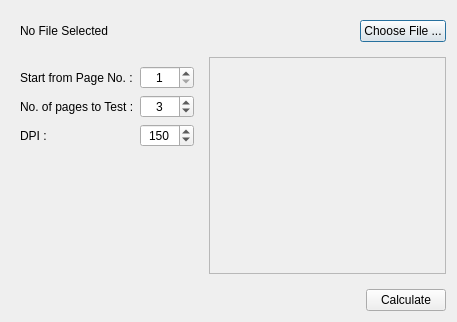
<?xml version="1.0" encoding="UTF-8"?>
<ui version="4.0">
 <class>MainWindow</class>
 <widget class="QDialog" name="MainWindow">
  <property name="geometry">
   <rect>
    <x>0</x>
    <y>0</y>
    <width>457</width>
    <height>322</height>
   </rect>
  </property>
  <property name="windowTitle">
   <string>Ink Coverage Calculator</string>
  </property>
  <layout class="QGridLayout" name="gridLayout">
   <item row="2" column="0">
    <widget class="QWidget" name="widget" native="true">
     <layout class="QGridLayout" name="gridLayout_2">
      <item row="0" column="0">
       <widget class="QLabel" name="label_5">
        <property name="text">
         <string>Start from Page No. :</string>
        </property>
       </widget>
      </item>
      <item row="2" column="1">
       <widget class="QSpinBox" name="dpiBox">
        <property name="alignment">
         <set>Qt::AlignCenter</set>
        </property>
        <property name="minimum">
         <number>100</number>
        </property>
        <property name="maximum">
         <number>300</number>
        </property>
        <property name="singleStep">
         <number>25</number>
        </property>
        <property name="value">
         <number>150</number>
        </property>
       </widget>
      </item>
      <item row="2" column="0">
       <widget class="QLabel" name="label_3">
        <property name="text">
         <string>DPI :</string>
        </property>
       </widget>
      </item>
      <item row="3" column="0">
       <spacer name="verticalSpacer">
        <property name="orientation">
         <enum>Qt::Vertical</enum>
        </property>
        <property name="sizeHint" stdset="0">
         <size>
          <width>20</width>
          <height>40</height>
         </size>
        </property>
       </spacer>
      </item>
      <item row="1" column="0">
       <widget class="QLabel" name="label_4">
        <property name="text">
         <string>No. of pages to Test :</string>
        </property>
       </widget>
      </item>
      <item row="1" column="1">
       <widget class="QSpinBox" name="pagesBox">
        <property name="alignment">
         <set>Qt::AlignCenter</set>
        </property>
        <property name="minimum">
         <number>1</number>
        </property>
        <property name="value">
         <number>3</number>
        </property>
       </widget>
      </item>
      <item row="0" column="1">
       <widget class="QSpinBox" name="pageNoBox">
        <property name="alignment">
         <set>Qt::AlignCenter</set>
        </property>
        <property name="minimum">
         <number>1</number>
        </property>
        <property name="maximum">
         <number>2000</number>
        </property>
       </widget>
      </item>
     </layout>
    </widget>
   </item>
   <item row="2" column="1">
    <widget class="QScrollArea" name="scrollArea">
     <property name="widgetResizable">
      <bool>true</bool>
     </property>
     <widget class="QWidget" name="scrollAreaWidgetContents">
      <property name="geometry">
       <rect>
        <x>0</x>
        <y>0</y>
        <width>196</width>
        <height>205</height>
       </rect>
      </property>
      <layout class="QVBoxLayout" name="verticalLayout">
       <property name="spacing">
        <number>0</number>
       </property>
       <property name="margin">
        <number>0</number>
       </property>
      </layout>
     </widget>
    </widget>
   </item>
   <item row="0" column="0" colspan="2">
    <widget class="QWidget" name="widget_3" native="true">
     <layout class="QHBoxLayout" name="horizontalLayout_6" stretch="1,0">
      <property name="rightMargin">
       <number>0</number>
      </property>
      <item>
       <widget class="QLabel" name="filenameLabel">
        <property name="text">
         <string>No File Selected</string>
        </property>
       </widget>
      </item>
      <item>
       <widget class="QPushButton" name="chooseFileBtn">
        <property name="text">
         <string>Choose File ...</string>
        </property>
       </widget>
      </item>
     </layout>
    </widget>
   </item>
   <item row="4" column="0" colspan="2">
    <widget class="QWidget" name="widget_2" native="true">
     <layout class="QHBoxLayout" name="horizontalLayout_5" stretch="1,0">
      <property name="rightMargin">
       <number>0</number>
      </property>
      <property name="bottomMargin">
       <number>0</number>
      </property>
      <item>
       <widget class="QLabel" name="resultLabel"/>
      </item>
      <item>
       <widget class="QPushButton" name="calculateBtn">
        <property name="text">
         <string>Calculate</string>
        </property>
       </widget>
      </item>
     </layout>
    </widget>
   </item>
  </layout>
 </widget>
 <resources/>
 <connections/>
</ui>
